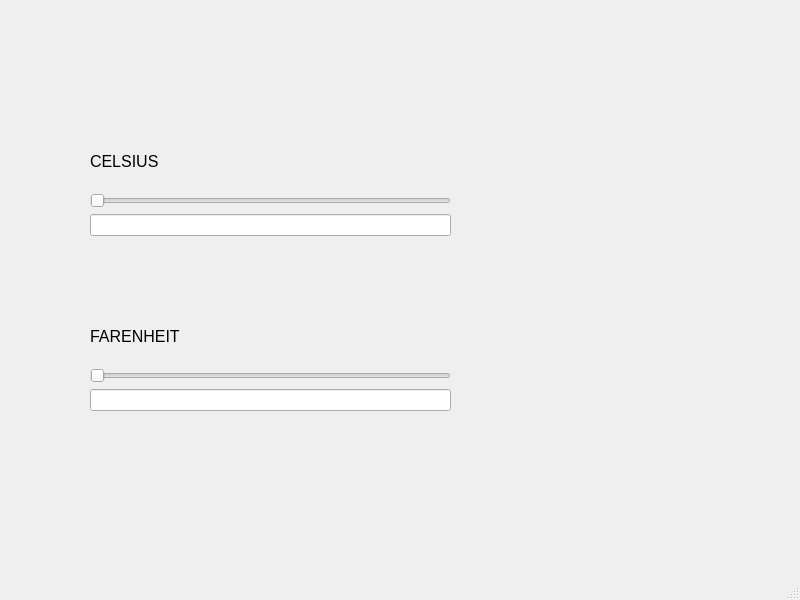
<?xml version="1.0" encoding="UTF-8"?>
<ui version="4.0">
 <class>MainWindow</class>
 <widget class="QMainWindow" name="MainWindow">
  <property name="geometry">
   <rect>
    <x>0</x>
    <y>0</y>
    <width>800</width>
    <height>600</height>
   </rect>
  </property>
  <property name="windowTitle">
   <string>MainWindow</string>
  </property>
  <widget class="QWidget" name="centralwidget">
   <widget class="QLabel" name="label_3">
    <property name="geometry">
     <rect>
      <x>40</x>
      <y>40</y>
      <width>481</width>
      <height>71</height>
     </rect>
    </property>
    <property name="text">
     <string/>
    </property>
    <property name="textFormat">
     <enum>Qt::MarkdownText</enum>
    </property>
    <property name="pixmap">
     <pixmap resource="recursos_proyecto.qrc">:/UAT_FIANS/Imagenes/uat.png</pixmap>
    </property>
    <property name="scaledContents">
     <bool>true</bool>
    </property>
   </widget>
   <widget class="QLabel" name="label_4">
    <property name="geometry">
     <rect>
      <x>420</x>
      <y>450</y>
      <width>151</width>
      <height>101</height>
     </rect>
    </property>
    <property name="text">
     <string/>
    </property>
    <property name="pixmap">
     <pixmap resource="recursos_proyecto.qrc">:/LOGO/Imagenes/MicrosoftTeams-image.png</pixmap>
    </property>
    <property name="scaledContents">
     <bool>true</bool>
    </property>
   </widget>
   <widget class="QWidget" name="">
    <property name="geometry">
     <rect>
      <x>90</x>
      <y>135</y>
      <width>361</width>
      <height>101</height>
     </rect>
    </property>
    <layout class="QVBoxLayout" name="verticalLayout">
     <item>
      <widget class="QLabel" name="label">
       <property name="font">
        <font>
         <pointsize>12</pointsize>
        </font>
       </property>
       <property name="text">
        <string>CELSIUS</string>
       </property>
      </widget>
     </item>
     <item>
      <widget class="QSlider" name="SliderC">
       <property name="maximum">
        <number>100</number>
       </property>
       <property name="orientation">
        <enum>Qt::Horizontal</enum>
       </property>
      </widget>
     </item>
     <item>
      <widget class="QLineEdit" name="txt_C"/>
     </item>
    </layout>
   </widget>
   <widget class="QWidget" name="">
    <property name="geometry">
     <rect>
      <x>90</x>
      <y>310</y>
      <width>361</width>
      <height>101</height>
     </rect>
    </property>
    <layout class="QVBoxLayout" name="verticalLayout_2">
     <item>
      <widget class="QLabel" name="label_2">
       <property name="font">
        <font>
         <pointsize>12</pointsize>
        </font>
       </property>
       <property name="text">
        <string>FARENHEIT</string>
       </property>
      </widget>
     </item>
     <item>
      <widget class="QSlider" name="SliderF">
       <property name="minimum">
        <number>32</number>
       </property>
       <property name="maximum">
        <number>212</number>
       </property>
       <property name="orientation">
        <enum>Qt::Horizontal</enum>
       </property>
      </widget>
     </item>
     <item>
      <widget class="QLineEdit" name="txt_F"/>
     </item>
    </layout>
   </widget>
  </widget>
  <widget class="QMenuBar" name="menubar">
   <property name="geometry">
    <rect>
     <x>0</x>
     <y>0</y>
     <width>800</width>
     <height>22</height>
    </rect>
   </property>
  </widget>
  <widget class="QStatusBar" name="statusbar"/>
 </widget>
 <resources>
  <include location="recursos_proyecto.qrc"/>
 </resources>
 <connections/>
</ui>
